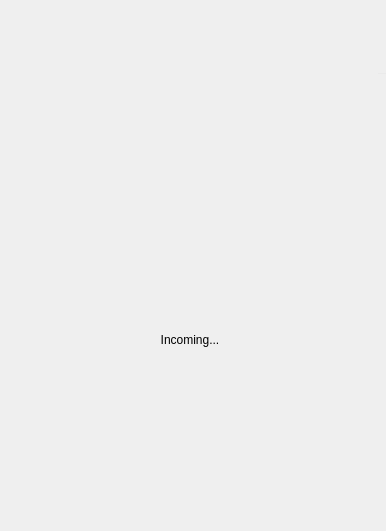
<?xml version="1.0" encoding="UTF-8"?>
<ui version="4.0">
 <class>calledWindow</class>
 <widget class="QWidget" name="calledWindow">
  <property name="geometry">
   <rect>
    <x>0</x>
    <y>0</y>
    <width>386</width>
    <height>531</height>
   </rect>
  </property>
  <property name="mouseTracking">
   <bool>true</bool>
  </property>
  <property name="windowTitle">
   <string>MainWindow</string>
  </property>
  <widget class="QWidget" name="centralwidget" native="true">
   <property name="geometry">
    <rect>
     <x>0</x>
     <y>0</y>
     <width>386</width>
     <height>531</height>
    </rect>
   </property>
   <property name="styleSheet">
    <string notr="true">QWidget#centralwidget{
	background-image: url(:/uiresource/pic-win-calling.png);
};</string>
   </property>
   <widget class="QPushButton" name="btnlastpage">
    <property name="geometry">
     <rect>
      <x>389</x>
      <y>31</y>
      <width>30</width>
      <height>30</height>
     </rect>
    </property>
    <property name="styleSheet">
     <string notr="true">QPushButton:!hover{
border-image: url(:/uiresource/icon-back.png);
background-image: url(:/uiresource/icon-back.png);
}

QPushButton:hover{
border-image: url(:/uiresource/icon-back hover.png);
background-image: url(:/uiresource/icon-back hover.png);
}

QPushButton:pressed{
border-image: url(:/uiresource/icon-back.png);
background-image: url(:/uiresource/icon-back.png);
}</string>
    </property>
    <property name="text">
     <string/>
    </property>
   </widget>
   <widget class="Line" name="line">
    <property name="geometry">
     <rect>
      <x>378</x>
      <y>73</y>
      <width>324</width>
      <height>1</height>
     </rect>
    </property>
    <property name="styleSheet">
     <string notr="true">border-top: 1px solid rgb(234, 234, 234);</string>
    </property>
    <property name="frameShadow">
     <enum>QFrame::Plain</enum>
    </property>
    <property name="orientation">
     <enum>Qt::Horizontal</enum>
    </property>
   </widget>
   <widget class="QPushButton" name="refuseButton">
    <property name="geometry">
     <rect>
      <x>75</x>
      <y>400</y>
      <width>72</width>
      <height>72</height>
     </rect>
    </property>
    <property name="styleSheet">
     <string notr="true">QPushButton#refuseButton
{
	background-image: url(:/uiresource/btn_endcall_normal.png);
    border-radius: 32px;
}

QPushButton#refuseButton:hover
{
	background-image: url(:/uiresource/btn_endcall_normal.png);
    border-radius: 32px;
}
QPushButton#refuseButton:pressed
{
	background-image: url(:/uiresource/btn_endcall_pressed.png);
    border-radius: 32px;
}</string>
    </property>
    <property name="text">
     <string/>
    </property>
   </widget>
   <widget class="QLabel" name="labelIncomingId">
    <property name="geometry">
     <rect>
      <x>130</x>
      <y>270</y>
      <width>120</width>
      <height>40</height>
     </rect>
    </property>
    <property name="styleSheet">
     <string notr="true">QLabel#labelIncomingId{
color: white;
background-color: rgb(0e, cf, ff);
font: bold 75 48px &quot;微软雅黑&quot;;
};</string>
    </property>
    <property name="text">
     <string/>
    </property>
   </widget>
   <widget class="QLabel" name="labelCallingInfo">
    <property name="geometry">
     <rect>
      <x>130</x>
      <y>320</y>
      <width>120</width>
      <height>40</height>
     </rect>
    </property>
    <property name="styleSheet">
     <string notr="true">QLabel#labelCallingInfo{
color: white;
background-color: rgb(0e, cf, ff);
font: bold 75 18px &quot;微软雅黑&quot;;
};</string>
    </property>
    <property name="text">
     <string>Incoming...</string>
    </property>
    <property name="alignment">
     <set>Qt::AlignCenter</set>
    </property>
   </widget>
   <widget class="QLabel" name="labelCallingImage">
    <property name="geometry">
     <rect>
      <x>115</x>
      <y>88</y>
      <width>158</width>
      <height>158</height>
     </rect>
    </property>
    <property name="styleSheet">
     <string notr="true">QLabel#labelCallingImage
{
	image: url(:/uiresource/portrait.png);
    border-radius: 84px;
}</string>
    </property>
    <property name="text">
     <string/>
    </property>
   </widget>
   <widget class="QPushButton" name="acceptButton">
    <property name="geometry">
     <rect>
      <x>228</x>
      <y>400</y>
      <width>71</width>
      <height>71</height>
     </rect>
    </property>
    <property name="styleSheet">
     <string notr="true">QPushButton#acceptButton
{
	image: url(:/uiresource/btn_startcall_normal.png);
    border-radius: 32px;
}

QPushButton#acceptButton:hover
{
	image: url(:/uiresource/btn_startcall_normal.png);
    border-radius: 32px;
}
QPushButton#acceptButton:pressed
{
	image: url(:/uiresource/btn_startcall_pressed.png);
    border-radius: 32px;
}</string>
    </property>
    <property name="text">
     <string/>
    </property>
   </widget>
  </widget>
 </widget>
 <resources/>
 <connections/>
</ui>
